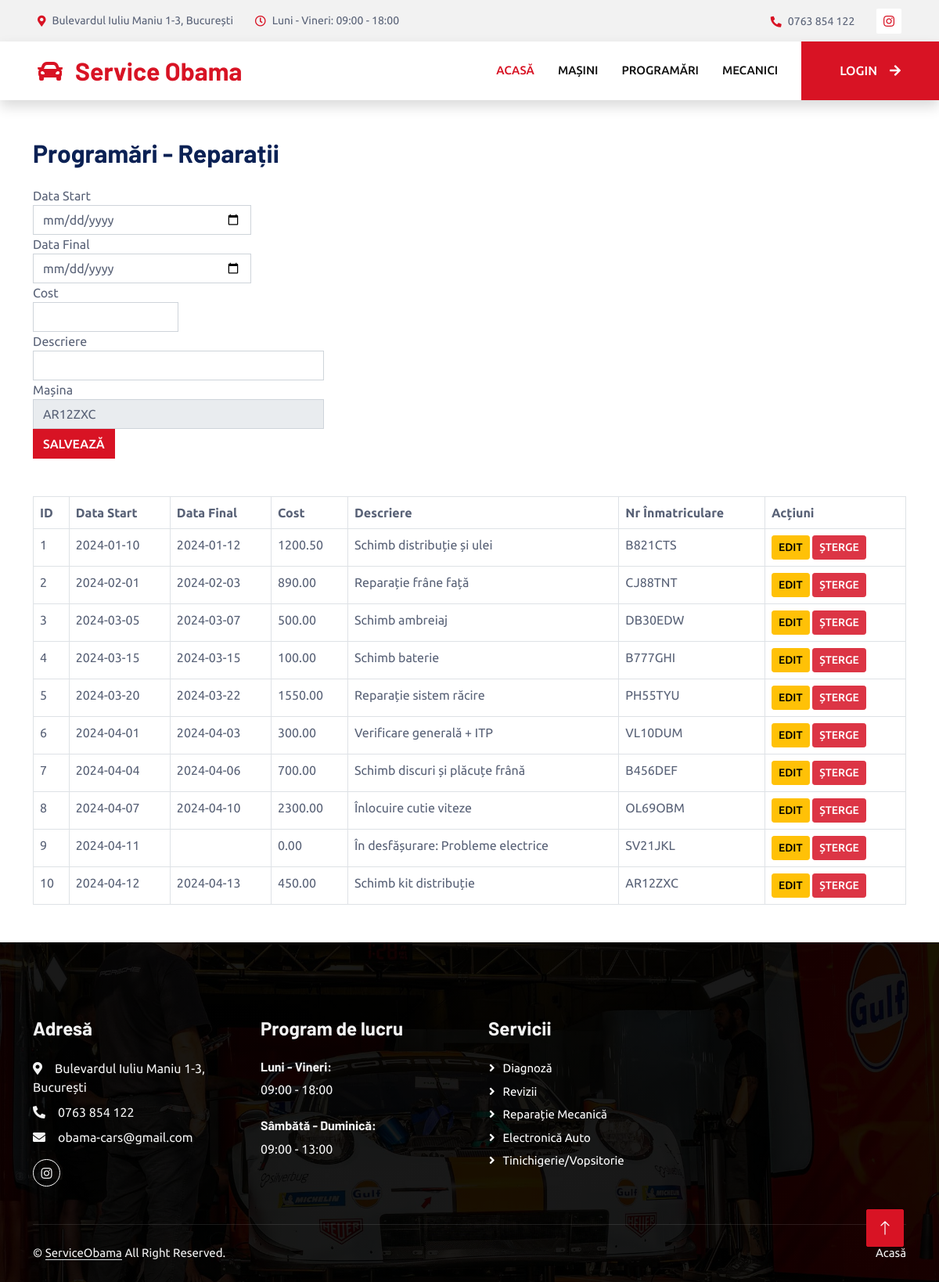
The page /reparatii.php on the database its author committed.
### tables this page shows
CREATE TABLE tblReparatie (
  ID_Reparatie INT PRIMARY KEY AUTO_INCREMENT,
  DataStart DATE,
  DataFinal DATE,
  Cost DECIMAL(10,2),
  Descriere TEXT,
  ID_Masina INT,
  FOREIGN KEY (ID_Masina) REFERENCES tblMasina(ID_Masina) ON DELETE CASCADE ON UPDATE CASCADE
);

CREATE TABLE tblMasina (
  ID_Masina INT PRIMARY KEY AUTO_INCREMENT,
  NrInmatriculare VARCHAR(20) UNIQUE,
  Marca VARCHAR(30),
  Model VARCHAR(30),
  AnFabricatie INT,
  ProprietarID INT,
  FOREIGN KEY (ProprietarID) REFERENCES tblProprietar(ID_Proprietar) ON DELETE CASCADE ON UPDATE CASCADE
);

### reparatii.php (the view, shortened to what this page needs)
<?php
include 'header.php';
$servername = "localhost";
$username = "root";
$password = "";
$dbname = "serviceauto";
$conn = new mysqli($servername, $username, $password, $dbname);
?>
<div class="container mt-5">
    <h2 class="mb-4">Programări - Reparații</h2>
    <form method="POST" class="mb-5">
        <div class="form-row">
            <div class="form-group col-md-3">
                <label>Data Start</label>
                <input type="date" name="data_start" class="form-control" required>
            </div>
            <div class="form-group col-md-3">
                <label>Data Final</label>
                <input type="date" name="data_final" class="form-control">
            </div>
            <div class="form-group col-md-2">
                <label>Cost</label>
                <input type="number" step="0.01" name="cost" class="form-control" required>
            </div>
            <div class="form-group col-md-4">
                <label>Descriere</label>
                <input type="text" name="descriere" class="form-control" required>
            </div>
            <div class="form-group col-md-4">
                <label>Mașina</label>
                <select name="id_masina" class="form-control" required>
                    <?php
                    $cars = $conn->query("SELECT ID_Masina, NrInmatriculare FROM tblMasina");
                    while ($car = $cars->fetch_assoc()) {
                        echo "<option value='{$car['ID_Masina']}'>{$car['NrInmatriculare']}</option>";
                    }
                    ?>
                </select>
            </div>
        </div>
        <button type="submit" name="save" class="btn btn-primary">Salvează</button>
    </form>
    <table class="table table-bordered">
        <thead>
            <tr>
                <th>ID</th>
                <th>Data Start</th>
                <th>Data Final</th>
                <th>Cost</th>
                <th>Descriere</th>
                <th>Nr Înmatriculare</th>
                <th>Acțiuni</th>
            </tr>
        </thead>
        <tbody>
        <?php
        $sql = "SELECT r.*, m.NrInmatriculare FROM tblReparatie r
                JOIN tblMasina m ON r.ID_Masina = m.ID_Masina";
        $result = $conn->query($sql);
        while ($row = $result->fetch_assoc()) {
            echo "<tr>
                <td>{$row['ID_Reparatie']}</td>
                <td>{$row['DataStart']}</td>
                <td>{$row['DataFinal']}</td>
                <td>{$row['Cost']}</td>
                <td>{$row['Descriere']}</td>
                <td>{$row['NrInmatriculare']}</td>
                <td>
                <a href='?edit={$row['ID_Reparatie']}' class='btn btn-sm btn-warning'>Edit</a>
                <a href='?delete={$row['ID_Reparatie']}' class='btn btn-sm btn-danger' onclick='return confirm(\"Sigur vrei să ștergi?\");'>Șterge</a>
            </td>
        </tr>";
        }
        ?>
        </tbody>
    </table>
</div>
<?php include 'footer.php'; ?>

### css/style.css (style rules this page uses)
:root { --primary: #D81324; --secondary: #0B2154; --light: #F2F2F2; --dark: #111111; }
.btn { font-weight: 500; text-transform: uppercase; transition: .5s; }
.btn.btn-primary, .btn.btn-secondary { color: #FFFFFF; }

### rows shown on the page
tblreparatie: ID_Reparatie "1", DataStart "2024-01-10", DataFinal "2024-01-12", Cost "1200.50", Descriere "Schimb distribuție și ulei", ID_Masina.NrInmatriculare "B821CTS"
tblreparatie: ID_Reparatie "2", DataStart "2024-02-01", DataFinal "2024-02-03", Cost "890.00", Descriere "Reparație frâne față", ID_Masina.NrInmatriculare "CJ88TNT"
tblreparatie: ID_Reparatie "3", DataStart "2024-03-05", DataFinal "2024-03-07", Cost "500.00", Descriere "Schimb ambreiaj", ID_Masina.NrInmatriculare "DB30EDW"
tblreparatie: ID_Reparatie "4", DataStart "2024-03-15", DataFinal "2024-03-15", Cost "100.00", Descriere "Schimb baterie", ID_Masina.NrInmatriculare "B777GHI"
tblreparatie: ID_Reparatie "5", DataStart "2024-03-20", DataFinal "2024-03-22", Cost "1550.00", Descriere "Reparație sistem răcire", ID_Masina.NrInmatriculare "PH55TYU"
tblreparatie: ID_Reparatie "6", DataStart "2024-04-01", DataFinal "2024-04-03", Cost "300.00", Descriere "Verificare generală + ITP", ID_Masina.NrInmatriculare "VL10DUM"
tblreparatie: ID_Reparatie "7", DataStart "2024-04-04", DataFinal "2024-04-06", Cost "700.00", Descriere "Schimb discuri și plăcuțe frână", ID_Masina.NrInmatriculare "B456DEF"
tblreparatie: ID_Reparatie "8", DataStart "2024-04-07", DataFinal "2024-04-10", Cost "2300.00", Descriere "Înlocuire cutie viteze", ID_Masina.NrInmatriculare "OL69OBM"
tblreparatie: ID_Reparatie "9", DataStart "2024-04-11", Cost "0.00", Descriere "În desfășurare: Probleme electrice", ID_Masina.NrInmatriculare "SV21JKL"
tblreparatie: ID_Reparatie "10", DataStart "2024-04-12", DataFinal "2024-04-13", Cost "450.00", Descriere "Schimb kit distribuție", ID_Masina.NrInmatriculare "AR12ZXC"

### other values the page prints
form field id_masina "AR12ZXC"
